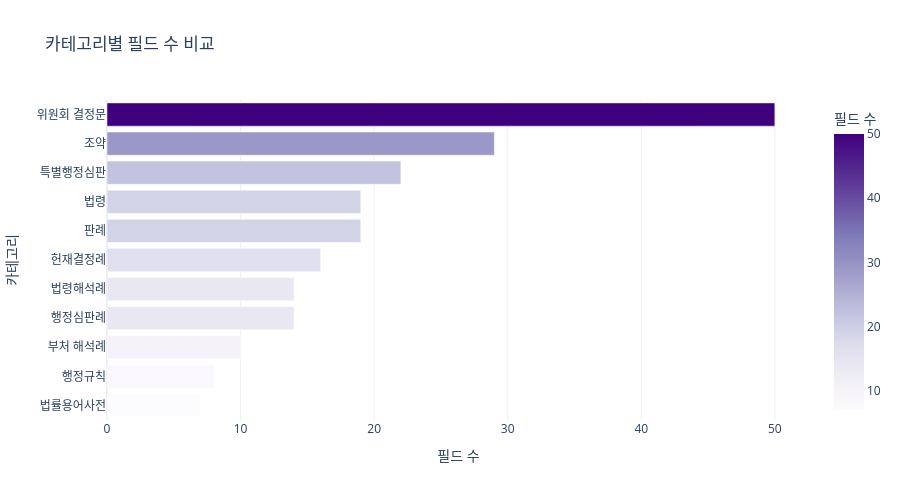

Notebook source saved alongside this figure:
### Code cell
# ── 카테고리별 필드 수 비교 바 차트 ──────────────────────
df_field_counts = pd.DataFrame([
    {"category_label": s["label"], "field_count": s["field_count"]}
    for s in schema_results.values()
]).sort_values("field_count", ascending=True)

fig = px.bar(
    df_field_counts,
    x="field_count",
    y="category_label",
    orientation="h",
    title="카테고리별 필드 수 비교",
    labels={"field_count": "필드 수", "category_label": "카테고리"},
    color="field_count",
    color_continuous_scale="Purples",
)
fig.update_layout(height=500, showlegend=False)
fig.show()

### Figure 1 — Plotly figure (JSON) as saved in the notebook; plotly's stock layout.template omitted (floating-point values rounded to 4 significant figures)
{"data": [{"hovertemplate": "필드 수=%{marker.color}<br>카테고리=%{y}<extra></extra>", "legendgroup": "", "marker": {"color": [7, 8, 10, 14, 14, 16, 19, 19, 22, 29, 50], "coloraxis": "coloraxis", "pattern": {"shape": ""}}, "name": "", "orientation": "h", "showlegend": false, "textposition": "auto", "type": "bar", "x": [7, 8, 10, 14, 14, 16, 19, 19, 22, 29, 50], "xaxis": "x", "y": ["법률용어사전", "행정규칙", "부처 해석례", "행정심판례", "법령해석례", "헌재결정례", "판례", "법령", "특별행정심판", "조약", "위원회 결정문"], "yaxis": "y"}], "layout": {"barmode": "relative", "coloraxis": {"colorbar": {"title": {"text": "필드 수"}}, "colorscale": [[0, "rgb(252,251,253)"], [0.125, "rgb(239,237,245)"], [0.25, "rgb(218,218,235)"], [0.375, "rgb(188,189,220)"], [0.5, "rgb(158,154,200)"], [0.625, "rgb(128,125,186)"], [0.75, "rgb(106,81,163)"], [0.875, "rgb(84,39,143)"], [1, "rgb(63,0,125)"]]}, "height": 500, "legend": {"tracegroupgap": 0}, "showlegend": false, "title": {"text": "카테고리별 필드 수 비교"}, "xaxis": {"anchor": "y", "domain": [0, 1], "title": {"text": "필드 수"}}, "yaxis": {"anchor": "x", "domain": [0, 1], "title": {"text": "카테고리"}}}}
